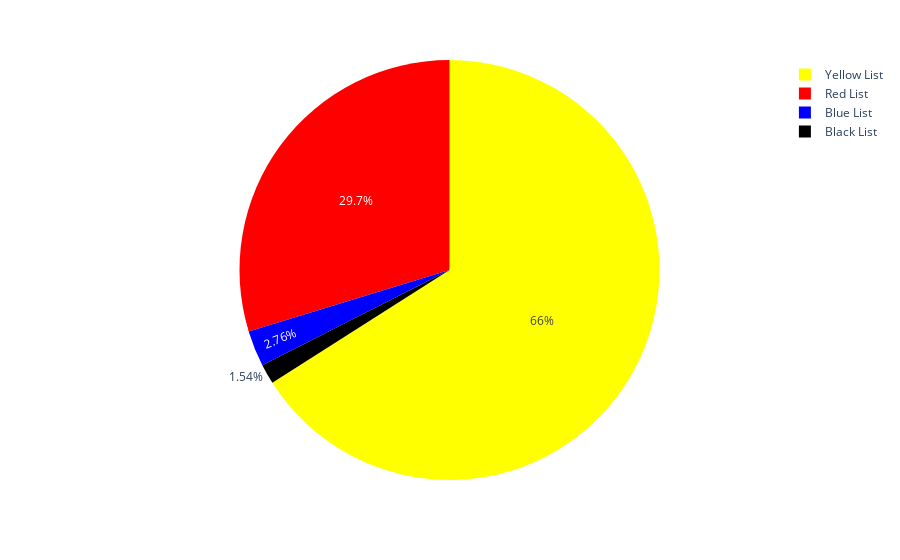

Here is the notebook cell this chart was saved with:
### Markdown cell above
- <h4> VISUALIZING RISK TYPE

### Code cell
# Creating a dataframe with value_counts
risk_type = df['risk_type'].value_counts().reset_index()

# Visulalizing risk type with their respective colors
fig = px.pie(risk_type, values='risk_type', names='index', color='index', 
             color_discrete_map={'Black List':'black','Blue List':'blue','Red List':'red','Yellow List':'yellow'})
fig.show()

### Figure 1 — Plotly figure (JSON) as saved in the notebook; plotly's stock layout.template omitted (floating-point values rounded to 4 significant figures)
{"data": [{"customdata": [["Yellow List"], ["Red List"], ["Blue List"], ["Black List"]], "domain": {"x": [0, 1], "y": [0, 1]}, "hovertemplate": "index=%{label}<br>risk_type=%{value}<extra></extra>", "labels": ["Yellow List", "Red List", "Blue List", "Black List"], "legendgroup": "", "marker": {"colors": ["yellow", "red", "blue", "black"]}, "name": "", "showlegend": true, "type": "pie", "values": [859, 387, 36, 20]}], "layout": {"legend": {"tracegroupgap": 0}, "margin": {"t": 60}}}
